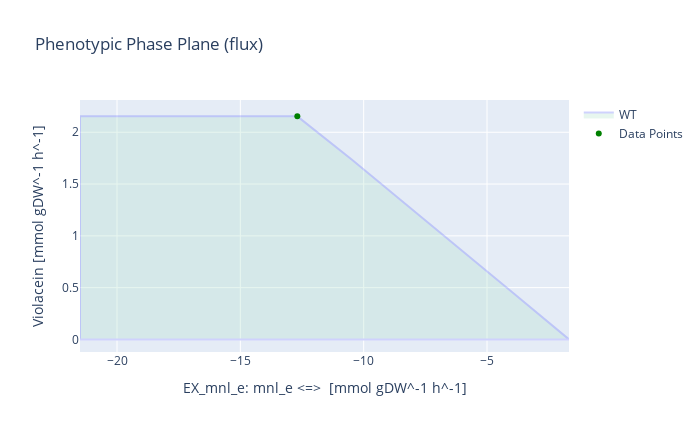

Notebook code cell kept with this figure:
### Markdown cell above
## D-mannitol as substrate

### Code cell
medium = model_M9_vio_fad.medium

with model_M9_vio_fad:
    
    # Setting the medium and boundary conditions
    medium['EX_glc__D_e'] = 0
    medium['EX_mnl_e'] = 10
    model_M9_vio_fad.medium = medium
    model_M9_vio_fad.reactions.EX_o2_e.lower_bound = -61
    model_M9_vio_fad.reactions.EX_mnl_e.lower_bound = -21.5
    
    # Setting the growth to 20% and limiting the rate
    growth = model_M9_vio_fad.optimize().fluxes.Growth
    model_M9_vio_fad.reactions.Growth.lower_bound = growth*0.2
    
    # Setting the objective to violacein
    model_M9_vio_fad.objective = model_M9_vio_fad.reactions.Violacein
    violacein_production = model_M9_vio_fad.optimize().objective_value
    
    # Phenotypic phane plane of mannitol-violacein
    result = phenotypic_phase_plane(model_M9_vio_fad, 
                                variables=[model_M9_vio_fad.reactions.EX_mnl_e],
                                objective=model_M9_vio_fad.reactions.Violacein,
                                points=10)
    
    # Computing the D-mannitol uptake rate for the maximum violacein production
    data = result.data_frame
    maxvio = round(data.objective_upper_bound[data.objective_upper_bound.idxmax()], 4)
    v = data.EX_mnl_e[round(data.objective_upper_bound,4) == maxvio]
    # Cmol of D-mannitol
    cmol = (max(v)/6)
    
    # Computing maximum yield
    violacein_mnl_yield = violacein_production / (-1*cmol)
    
    # Plotting phenotypic phase plane
    x = max(v)
    y = maxvio
    result.plot(plotter, points=[(x,y)], points_colors=["green"])
    
    print('Setting D-mannitol boundary to -21.5 and oxygen to -61:')
    print("- The optimal D-mannitol uptake for Violacein flux is [mmol gDW^-1 h^-1]:", max(v))
    print("- The optimal Cmol D-mannitol uptake for Violacein flux is [Cmol gDW^-1 h^-1]:", cmol)
    print('- Growth rate for maximum violacein production in V. natriegens [h^-1]:', growth)
    print('- Max. violacein production [mmol gDW^-1 h^-1]:', violacein_production)
    print('- Theoretical maximum yield per carbon [mmol_vio / Cmol_mnl]:', violacein_mnl_yield)

### Figure 1 — Plotly figure (JSON) as saved in the notebook; plotly's stock layout.template omitted (floating-point values rounded to 4 significant figures)
{"data": [{"fill": "toself", "fillcolor": "#B3E2CD", "hoverinfo": "none", "marker": {"line": {"color": "#B3E2CD"}, "opacity": 0.3}, "mode": "lines", "name": "WT", "opacity": 0.3, "type": "scatter", "x": [-21.5, -19.3, -17.09, -14.89, -12.69, -10.49, -8.284, -6.081, -3.879, -1.676, -1.676, -3.879, -6.081, -8.284, -10.49, -12.69, -14.89, -17.09, -19.3, -21.5, -21.5, -21.5], "y": [0, 0, -4.484e-17, 0, -2.189e-19, -1.084e-15, 8.463e-16, 1.073e-15, -2.284e-16, 6.753e-16, 7.308e-15, 0.4351, 0.8691, 1.303, 1.737, 2.154, 2.154, 2.154, 2.154, 2.154, 0, 2.154]}, {"marker": {"color": ["green"]}, "mode": "markers", "name": "Data Points", "type": "scatter", "x": [-12.69], "y": [2.154]}], "layout": {"height": 432, "title": {"text": "Phenotypic Phase Plane (flux)"}, "width": 700, "xaxis": {"autorange": true, "range": [-21.5, -1.676], "title": {"text": "EX_mnl_e: mnl_e <=>  [mmol gDW^-1 h^-1]"}, "type": "linear"}, "yaxis": {"autorange": true, "range": [-0.1217, 2.312], "title": {"text": "Violacein [mmol gDW^-1 h^-1]"}, "type": "linear"}}}
